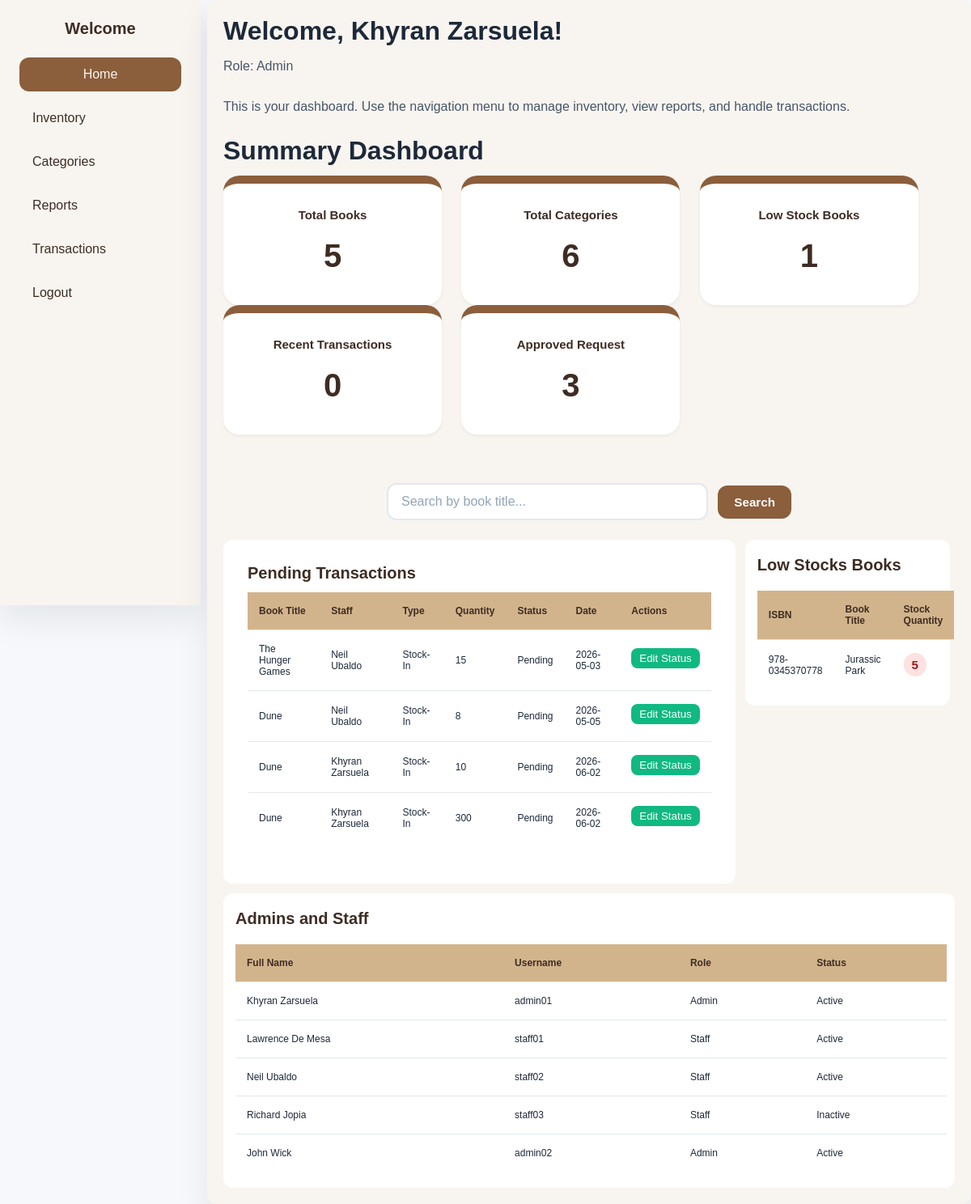
/index.php (signed in), run on an earlier commit of the app's database.
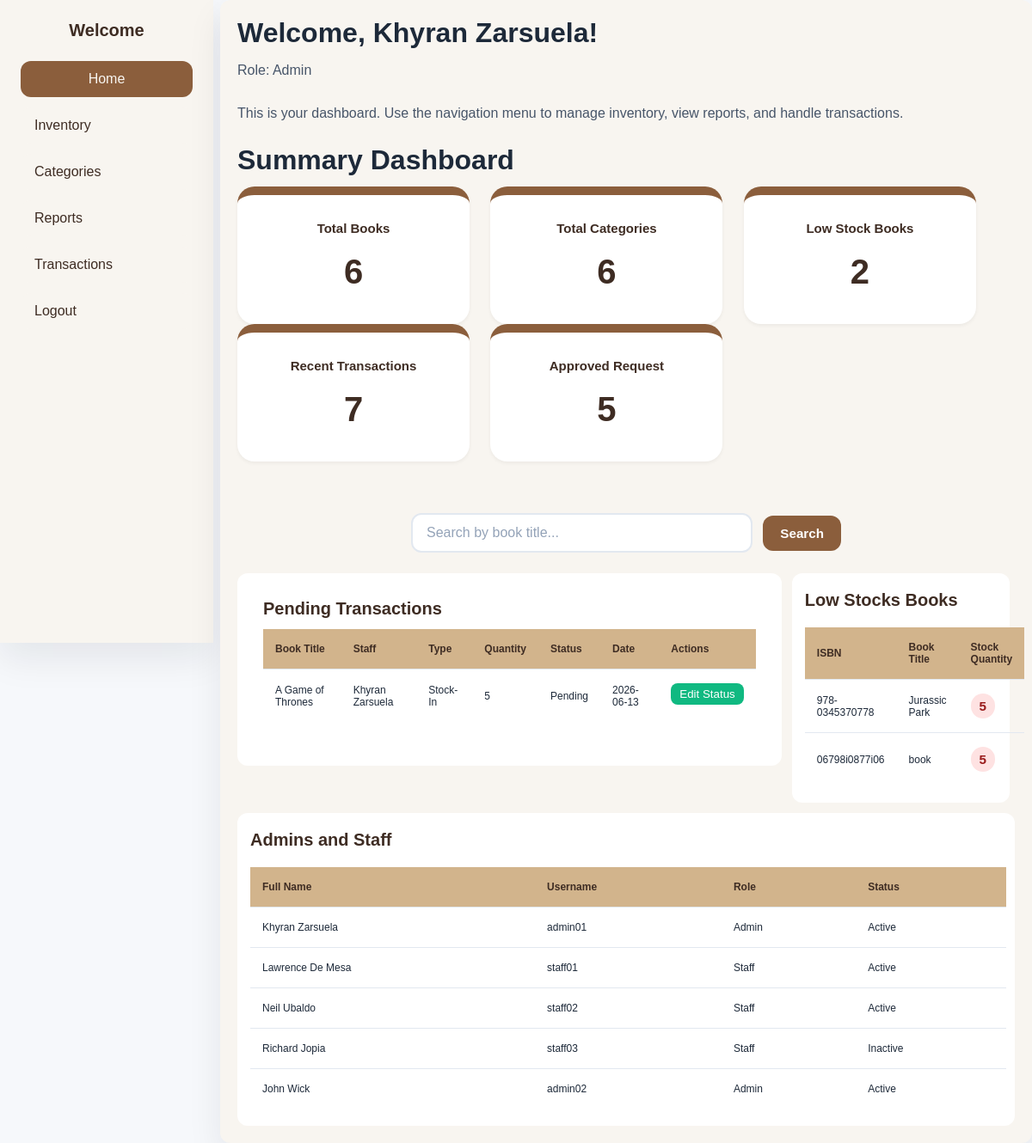
And on a later commit of the database.
### tables this page shows
CREATE TABLE `inventory_transactions` (
  `transaction_id` int(11) NOT NULL,
  `book_id` int(11) NOT NULL,
  `user_id` int(11) NOT NULL,
  `transaction_type` enum('Stock-In','Stock-Out') NOT NULL,
  `quantity` int(11) NOT NULL,
  `status` enum('Pending','Approved','Rejected') NOT NULL,
  `transaction_date` date NOT NULL
);

CREATE TABLE `books` (
  `book_id` int(11) NOT NULL,
  `isbn` varchar(20) NOT NULL,
  `title` varchar(150) NOT NULL,
  `author_id` int(11) NOT NULL,
  `category_id` int(11) NOT NULL,
  `price` decimal(10,2) NOT NULL,
  `stock_quantity` int(11) NOT NULL
);

CREATE TABLE `users` (
  `user_id` int(11) NOT NULL,
  `role_id` int(11) NOT NULL,
  `full_name` varchar(100) NOT NULL,
  `username` varchar(50) NOT NULL,
  `password` varchar(255) NOT NULL,
  `status` enum('Active','Inactive') NOT NULL
);

CREATE TABLE `roles` (
  `role_id` int(11) NOT NULL,
  `role_name` varchar(50) NOT NULL
);

### index.php (the view, shortened to what the changed rows need)
<?php
    include "add.php";
     $queryTotalBooksCount = "SELECT COUNT(*) AS total_books FROM books;";
    $sqlTotalBooksCount = mysqli_query($connection, $queryTotalBooksCount);
     $queryTotalCategCount = "SELECT COUNT(*) AS total_categories FROM categories;";
    $sqlTotalCategCount = mysqli_query($connection, $queryTotalCategCount);
    $queryLowStockCount = "SELECT COUNT(*) AS low_stock_books FROM books WHERE stock_quantity < 10;";
    $sqlLowStockCount = mysqli_query($connection, $queryLowStockCount);
     $queryLowStock = "SELECT isbn, title, stock_quantity FROM books WHERE stock_quantity < 10;";
    $sqlLowStock = mysqli_query($connection, $queryLowStock);
    $queryRecentTransactionsCount = "SELECT COUNT(*) AS recent_transactions FROM inventory_transactions WHERE transaction_date >= DATE_SUB(CURDATE(), INTERVAL 7 DAY);";
    $sqlRecentTransactionsCount = mysqli_query($connection, $queryRecentTransactionsCount);
    $queryApprovedCount = "SELECT users.full_name, COUNT(inventory_transactions.transaction_id) AS approved_transactions
                        FROM users
                        INNER JOIN inventory_transactions
                        ON users.user_id = inventory_transactions.user_id WHERE inventory_transactions.status = 'Approved' GROUP BY users.full_name;";
     $sqlApprovedCount = mysqli_query($connection,$queryApprovedCount);
     $queryTransactionsP = "SELECT inventory_transactions.transaction_id, books.title, users.full_name, inventory_transactions.transaction_type, inventory_transactions.quantity, inventory_transactions.status, inventory_transactions.transaction_date
                        FROM inventory_transactions
                        INNER JOIN books ON inventory_transactions.book_id = books.book_id
                        INNER JOIN users ON inventory_transactions.user_id = users.user_id
                        WHERE inventory_transactions.status = 'Pending';";
    $sqlTransactionsP = mysqli_query($connection, $queryTransactionsP);
    $queryUsers = "SELECT users.full_name, users.username, roles.role_name, users.status
                FROM users
                INNER JOIN roles ON users.role_id = roles.role_id;";
     $sqlUsers = mysqli_query($connection,$queryUsers);
?>
<!DOCTYPE html>
<html lang="en">
<head>
    <link rel="stylesheet" href="s.css">
</head>
<body>
    <div class="layout">
        <aside class="sidebar">
            <div class="sidebar-header">
                <h2 style="text-align: center; color: var(--text);">Welcome</h2>
            </div>
        </aside>
    <div class="container">
        <div class="hellopage">
           <h1> Welcome, <?php echo $_SESSION['full_name']; ?>!</h1>
       </div>
        <h1>Summary Dashboard</h1>
              <div class="card1">
        <div class="summary-table">
            <h1 class="t1">Total Books</h1>
                        <h2 class="t2">
                        <?php $r = mysqli_fetch_assoc($sqlTotalBooksCount); ?>
                         <?php echo $r['total_books']; ?></h2>
            </div>
        </div>
           <div class="card2">
        <div class="summary-table">
            <h1 class="t1">Total Categories</h1>
                    <h2 class="t2">
                            <?php $r = mysqli_fetch_assoc($sqlTotalCategCount); ?>
                        <?php echo $r['total_categories']; ?>
            </div>
        </div>
        <div class="card3">
        <div class="summary-table">
                <h1 class="t1">Low Stock Books</h1></th>
                   <h2 class="t2">
                            <?php $r = mysqli_fetch_assoc($sqlLowStockCount); ?>
                        <?php echo $r['low_stock_books']; ?></h2>
</div>
        </div>
         <div class="card4">
        <div class="summary-table">
            <h1 class="t1">Recent Transactions</h1>
             <h2 class="t2">
             <?php $r = mysqli_fetch_assoc($sqlRecentTransactionsCount); ?>
             <?php echo $r['recent_transactions']; ?></h2>
</div>
        </div>
        <div class="card5">
        <div class="summary-table">
            <h1 class="t1">Approved Request</h1>
             <h2 class="t2">
             <?php $r = mysqli_fetch_assoc($sqlApprovedCount); ?>
             <?php echo $r['approved_transactions']; ?></h2>
</div>
        </div>
            <div class="dashboard-panels">
            <?php if ($_SESSION['role_name'] === "Admin") { ?>
  <div class="pendings">
    <h1 style="color: var(--text); font-size: 20px;">Pending Transactions</h1>
    <table class="inventory-table">
        <thead>
            <tr>
                <th>Book Title</th>
                <th>Staff</th>
                <th>Type</th>
                <th>Quantity</th>
                <th>Status</th>
                <th>Date</th>
                <th>Actions</th>
            </tr>
        </thead>
        <tbody>
        <?php while ($results = mysqli_fetch_array($sqlTransactionsP)) { ?>
            <tr>
                <td><?php echo $results['title']; ?></td>
                <td><?php echo $results['full_name']; ?></td>
                <td><?php echo $results['transaction_type']; ?></td>
                <td><?php echo $results['quantity']; ?></td>
                <td><?php echo $results['status']; ?></td>
                <td><?php echo $results['transaction_date']; ?></td>
                <td>
                <form action="editStatus.php" method="post">
                    <input type="submit" value="Edit Status" name="editStatus" class="edit-btn">
                </form>
            </td>
            </tr>
        <?php } ?>
        </tbody>
    </table>
<?php } ?>
</div>
        <div class="low">
                 <table class="inventory-table">
                <h1 style="color: var(--text); font-size: 20px; margin-bottom:20px;">Low Stocks Books</h1>
                <thead>
                    <tr>
                        <th>ISBN</th>
                        <th>Book Title</th>
                        <th>Stock Quantity</th>
                    </tr>
                </thead>
                <tbody>
                    <?php while($results = mysqli_fetch_array($sqlLowStock)) { ?>
                    <tr>
                        <td><?php echo $results['isbn']; ?></td>
                        <td><?php echo $results['title']; ?></td>
                          <td><span class="status low-stock"><?php echo $results['stock_quantity']; ?></span></td>
                    </tr>
                    <?php } ?>
                </tbody>
            </table>
            </div>
             <div class="lower">
                 <table class="inventory-table">
                <h1 style="color: var(--text); font-size: 20px; margin-bottom:20px;">Admins and Staff</h1>
                <thead>
                    <tr>
                        <th>Full Name</th>
                        <th>Username</th>
                        <th>Role</th>
                        <th>Status</th>
                    </tr>
                </thead>
                <tbody>
                    <?php while($results = mysqli_fetch_array($sqlUsers)) { ?>
                    <tr>
                        <td><?php echo $results['full_name']; ?></td>
                        <td><?php echo $results['username']; ?></td>
                        <td><?php echo $results['role_name']; ?></td>
                        <td><?php echo $results['status']; ?></td>
                    </tr>
                    <?php } ?>
                </tbody>
            </table>
            </div>
            </div>
        </div>
    </div>
</body>
</html>

What changed in the data, as far as the page shows it:
no longer on this page (row edited): inventory_transactions: book.title "The Hunger Games", user.full_name "Neil Ubaldo", transaction_type "Stock-In", quantity "15", status "Pending", transaction_date "2026-05-03"
no longer on this page (row edited): inventory_transactions: book.title "Dune", user.full_name "Neil Ubaldo", transaction_type "Stock-In", quantity "8", status "Pending", transaction_date "2026-05-05"
no longer on this page (row edited): inventory_transactions: book.title "Dune", user.full_name "Khyran Zarsuela", transaction_type "Stock-In", quantity "10", status "Pending", transaction_date "2026-06-02"
removed inventory_transactions: book.title "Dune", user.full_name "Khyran Zarsuela", transaction_type "Stock-In", quantity "300", status "Pending", transaction_date "2026-06-02"
now on this page (row edited): inventory_transactions: book.title "A Game of Thrones", user.full_name "Khyran Zarsuela", transaction_type "Stock-In", quantity "5", status "Pending", transaction_date "2026-06-13"
added books: isbn "06798i0877i06", title "book", stock_quantity "5"
Also different on the page:
$r['total_books']: "5" → "6"
$r['low_stock_books']: "1" → "2"
$r['recent_transactions']: "0" → "7"
$r['approved_transactions']: "3" → "5"
